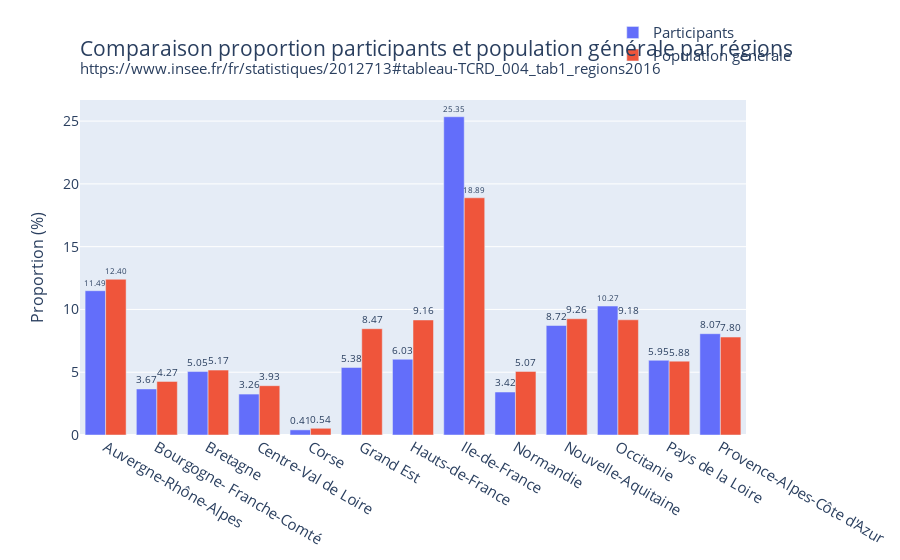

This figure's notebook cell:
### Code cell
#Code Postal
#Comparaison participant et population générale

fig = go.Figure(data=[
    go.Bar(name='Participants', x=population_region['Region'], y=df_region['Taux'], text=df_region['Taux']),
    go.Bar(name='Population générale', x=population_region['Region'], y=population_region['Taux'], text=population_region['Taux'])
])

fig.update_traces(texttemplate='%{text:.2f}', textposition='outside')
fig.update_layout(barmode='group',
                  yaxis=dict(title='Proportion (%)',titlefont_size=16,tickfont_size=14,),
                  #legend=dict(x=0.005,y=0.99),
                  title=go.layout.Title(
        text="Comparaison proportion participants et population générale par régions <br><sup>https://www.insee.fr/fr/statistiques/2012713#tableau-TCRD_004_tab1_regions2016</sup>",
        xref="paper",
        x=0
    ),legend_y=1.25, legend_x=0.8, title_y=0.9,font_size=15
                  )
fig.show()

### Figure 1 — Plotly figure (JSON) as saved in the notebook; plotly's stock layout.template omitted (floating-point values rounded to 4 significant figures)
{"data": [{"name": "Participants", "text": [11.49, 3.667, 5.053, 3.26, 0.4075, 5.379, 6.031, 25.35, 3.423, 8.72, 10.27, 5.949, 8.068, 2.934], "x": ["Auvergne-Rhône-Alpes", "Bourgogne- Franche-Comté", "Bretagne", "Centre-Val de Loire", "Corse", "Grand Est", "Hauts-de-France", "Ile-de-France", "Normandie", "Nouvelle-Aquitaine", "Occitanie", "Pays de la Loire", "Provence-Alpes-Côte d'Azur"], "y": [11.49, 3.667, 5.053, 3.26, 0.4075, 5.379, 6.031, 25.35, 3.423, 8.72, 10.27, 5.949, 8.068, 2.934], "type": "bar", "textposition": "outside", "texttemplate": "%{text:.2f}"}, {"name": "Population générale", "text": [12.4, 4.269, 5.168, 3.926, 0.5354, 8.465, 9.16, 18.89, 5.067, 9.257, 9.175, 5.882, 7.801], "x": ["Auvergne-Rhône-Alpes", "Bourgogne- Franche-Comté", "Bretagne", "Centre-Val de Loire", "Corse", "Grand Est", "Hauts-de-France", "Ile-de-France", "Normandie", "Nouvelle-Aquitaine", "Occitanie", "Pays de la Loire", "Provence-Alpes-Côte d'Azur"], "y": [12.4, 4.269, 5.168, 3.926, 0.5354, 8.465, 9.16, 18.89, 5.067, 9.257, 9.175, 5.882, 7.801], "type": "bar", "textposition": "outside", "texttemplate": "%{text:.2f}"}], "layout": {"yaxis": {"title": {"text": "Proportion (%)", "font": {"size": 16}}, "tickfont": {"size": 14}}, "legend": {"y": 1.25, "x": 0.8}, "title": {"text": "Comparaison proportion participants et population générale par régions <br><sup>https://www.insee.fr/fr/statistiques/2012713#tableau-TCRD_004_tab1_regions2016</sup>", "x": 0, "xref": "paper", "y": 0.9}, "font": {"size": 15}, "barmode": "group"}}
